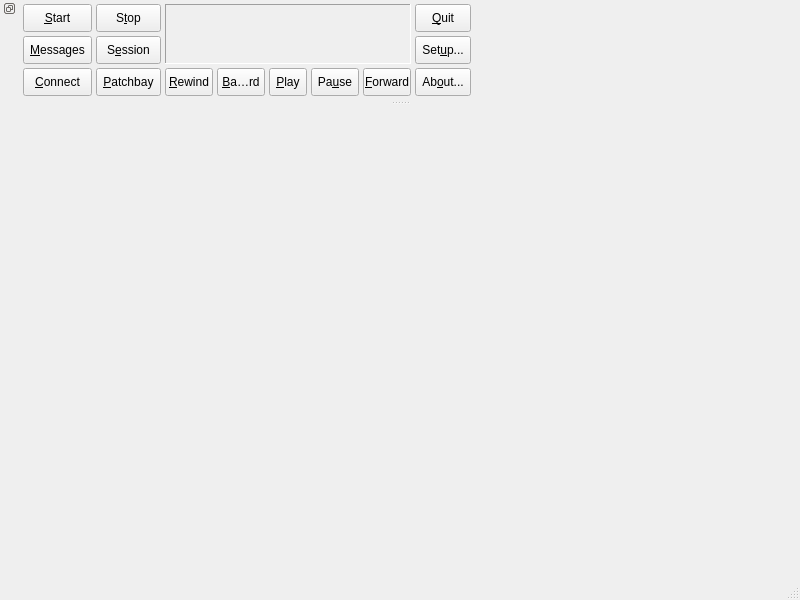
<?xml version="1.0" encoding="UTF-8"?>
<ui version="4.0">
 <class>qjackctlMainForm</class>
 <widget class="QMainWindow" name="qjackctlMainForm">
  <property name="geometry">
   <rect>
    <x>0</x>
    <y>0</y>
    <width>800</width>
    <height>600</height>
   </rect>
  </property>
  <property name="windowTitle">
   <string>MainWindow</string>
  </property>
  <property name="dockNestingEnabled">
   <bool>true</bool>
  </property>
  <widget class="QWidget" name="centralwidget"/>
  <widget class="QStatusBar" name="statusbar"/>
  <widget class="QDockWidget" name="dockWidget_2">
   <property name="features">
    <set>QDockWidget::DockWidgetFloatable|QDockWidget::DockWidgetMovable|QDockWidget::DockWidgetVerticalTitleBar</set>
   </property>
   <property name="allowedAreas">
    <set>Qt::BottomDockWidgetArea|Qt::TopDockWidgetArea</set>
   </property>
   <attribute name="dockWidgetArea">
    <number>4</number>
   </attribute>
   <widget class="QWidget" name="dockWidgetContents_2">
    <layout class="QHBoxLayout" name="horizontalLayout">
     <property name="spacing">
      <number>0</number>
     </property>
     <property name="leftMargin">
      <number>0</number>
     </property>
     <property name="topMargin">
      <number>0</number>
     </property>
     <property name="rightMargin">
      <number>0</number>
     </property>
     <property name="bottomMargin">
      <number>0</number>
     </property>
     <item>
      <layout class="QGridLayout" name="gridLayout_2">
       <property name="leftMargin">
        <number>4</number>
       </property>
       <property name="topMargin">
        <number>4</number>
       </property>
       <property name="rightMargin">
        <number>4</number>
       </property>
       <property name="bottomMargin">
        <number>4</number>
       </property>
       <property name="spacing">
        <number>4</number>
       </property>
       <item row="0" column="0">
        <widget class="QToolButton" name="StartToolButton">
         <property name="minimumSize">
          <size>
           <width>28</width>
           <height>28</height>
          </size>
         </property>
         <property name="maximumSize">
          <size>
           <width>32767</width>
           <height>28</height>
          </size>
         </property>
         <property name="focusPolicy">
          <enum>Qt::TabFocus</enum>
         </property>
         <property name="toolTip">
          <string>Start the JACK server</string>
         </property>
         <property name="text">
          <string>&amp;Start</string>
         </property>
         <property name="icon">
          <iconset resource="qjackctl.qrc">
           <normaloff>:/images/start1.png</normaloff>:/images/start1.png</iconset>
         </property>
         <property name="checkable">
          <bool>false</bool>
         </property>
         <property name="toolButtonStyle">
          <enum>Qt::ToolButtonTextBesideIcon</enum>
         </property>
        </widget>
       </item>
       <item row="0" column="1">
        <widget class="QToolButton" name="StopToolButton">
         <property name="minimumSize">
          <size>
           <width>28</width>
           <height>28</height>
          </size>
         </property>
         <property name="maximumSize">
          <size>
           <width>32767</width>
           <height>28</height>
          </size>
         </property>
         <property name="focusPolicy">
          <enum>Qt::TabFocus</enum>
         </property>
         <property name="toolTip">
          <string>Stop the JACK server</string>
         </property>
         <property name="text">
          <string>S&amp;top</string>
         </property>
         <property name="icon">
          <iconset resource="qjackctl.qrc">
           <normaloff>:/images/stop1.png</normaloff>:/images/stop1.png</iconset>
         </property>
         <property name="toolButtonStyle">
          <enum>Qt::ToolButtonTextBesideIcon</enum>
         </property>
        </widget>
       </item>
       <item row="0" column="2" rowspan="2" colspan="5">
        <widget class="QFrame" name="StatusDisplayFrame">
         <property name="sizePolicy">
          <sizepolicy hsizetype="Expanding" vsizetype="Expanding">
           <horstretch>0</horstretch>
           <verstretch>0</verstretch>
          </sizepolicy>
         </property>
         <property name="maximumSize">
          <size>
           <width>260</width>
           <height>80</height>
          </size>
         </property>
         <property name="autoFillBackground">
          <bool>true</bool>
         </property>
         <property name="frameShape">
          <enum>QFrame::Panel</enum>
         </property>
         <property name="frameShadow">
          <enum>QFrame::Sunken</enum>
         </property>
         <layout class="QGridLayout">
          <property name="leftMargin">
           <number>2</number>
          </property>
          <property name="topMargin">
           <number>2</number>
          </property>
          <property name="rightMargin">
           <number>2</number>
          </property>
          <property name="bottomMargin">
           <number>2</number>
          </property>
          <property name="spacing">
           <number>0</number>
          </property>
          <item row="0" column="0" colspan="2">
           <widget class="QLabel" name="ServerStateTextLabel">
            <property name="minimumSize">
             <size>
              <width>50</width>
              <height>0</height>
             </size>
            </property>
            <property name="font">
             <font>
              <pointsize>8</pointsize>
             </font>
            </property>
            <property name="toolTip">
             <string>JACK server state</string>
            </property>
            <property name="alignment">
             <set>Qt::AlignLeading|Qt::AlignLeft|Qt::AlignVCenter</set>
            </property>
            <property name="wordWrap">
             <bool>false</bool>
            </property>
            <property name="indent">
             <number>2</number>
            </property>
           </widget>
          </item>
          <item row="0" column="2">
           <widget class="QLabel" name="ServerModeTextLabel">
            <property name="minimumSize">
             <size>
              <width>20</width>
              <height>0</height>
             </size>
            </property>
            <property name="font">
             <font>
              <pointsize>8</pointsize>
             </font>
            </property>
            <property name="toolTip">
             <string>JACK server mode</string>
            </property>
            <property name="alignment">
             <set>Qt::AlignCenter</set>
            </property>
            <property name="wordWrap">
             <bool>false</bool>
            </property>
           </widget>
          </item>
          <item row="0" column="3" colspan="2">
           <widget class="QLabel" name="DspLoadTextLabel">
            <property name="minimumSize">
             <size>
              <width>40</width>
              <height>0</height>
             </size>
            </property>
            <property name="font">
             <font>
              <pointsize>8</pointsize>
             </font>
            </property>
            <property name="toolTip">
             <string>DSP Load</string>
            </property>
            <property name="alignment">
             <set>Qt::AlignCenter</set>
            </property>
            <property name="wordWrap">
             <bool>false</bool>
            </property>
           </widget>
          </item>
          <item row="0" column="5">
           <widget class="QLabel" name="SampleRateTextLabel">
            <property name="minimumSize">
             <size>
              <width>50</width>
              <height>0</height>
             </size>
            </property>
            <property name="font">
             <font>
              <pointsize>8</pointsize>
             </font>
            </property>
            <property name="toolTip">
             <string>Sample rate</string>
            </property>
            <property name="alignment">
             <set>Qt::AlignRight|Qt::AlignTrailing|Qt::AlignVCenter</set>
            </property>
            <property name="wordWrap">
             <bool>false</bool>
            </property>
           </widget>
          </item>
          <item row="1" column="0">
           <widget class="QLabel" name="XrunCountTextLabel">
            <property name="minimumSize">
             <size>
              <width>30</width>
              <height>0</height>
             </size>
            </property>
            <property name="font">
             <font>
              <pointsize>8</pointsize>
             </font>
            </property>
            <property name="toolTip">
             <string>XRUN Count (notifications)</string>
            </property>
            <property name="alignment">
             <set>Qt::AlignLeading|Qt::AlignLeft|Qt::AlignVCenter</set>
            </property>
            <property name="wordWrap">
             <bool>false</bool>
            </property>
            <property name="indent">
             <number>2</number>
            </property>
           </widget>
          </item>
          <item row="1" column="1" colspan="5">
           <widget class="QLabel" name="TimeDisplayTextLabel">
            <property name="minimumSize">
             <size>
              <width>130</width>
              <height>0</height>
             </size>
            </property>
            <property name="font">
             <font>
              <pointsize>14</pointsize>
              <weight>75</weight>
              <bold>true</bold>
             </font>
            </property>
            <property name="toolTip">
             <string>Time display</string>
            </property>
            <property name="text">
             <string/>
            </property>
            <property name="alignment">
             <set>Qt::AlignRight|Qt::AlignTrailing|Qt::AlignVCenter</set>
            </property>
            <property name="wordWrap">
             <bool>false</bool>
            </property>
           </widget>
          </item>
          <item row="2" column="0" colspan="2">
           <widget class="QLabel" name="TransportStateTextLabel">
            <property name="minimumSize">
             <size>
              <width>50</width>
              <height>0</height>
             </size>
            </property>
            <property name="font">
             <font>
              <pointsize>8</pointsize>
             </font>
            </property>
            <property name="toolTip">
             <string>Transport state</string>
            </property>
            <property name="alignment">
             <set>Qt::AlignLeading|Qt::AlignLeft|Qt::AlignVCenter</set>
            </property>
            <property name="wordWrap">
             <bool>false</bool>
            </property>
            <property name="indent">
             <number>2</number>
            </property>
           </widget>
          </item>
          <item row="2" column="2" colspan="2">
           <widget class="QLabel" name="TransportBpmTextLabel">
            <property name="minimumSize">
             <size>
              <width>30</width>
              <height>0</height>
             </size>
            </property>
            <property name="font">
             <font>
              <pointsize>8</pointsize>
             </font>
            </property>
            <property name="toolTip">
             <string>Transport BPM</string>
            </property>
            <property name="alignment">
             <set>Qt::AlignCenter</set>
            </property>
            <property name="wordWrap">
             <bool>false</bool>
            </property>
           </widget>
          </item>
          <item row="2" column="4" colspan="2">
           <widget class="QLabel" name="TransportTimeTextLabel">
            <property name="minimumSize">
             <size>
              <width>80</width>
              <height>0</height>
             </size>
            </property>
            <property name="font">
             <font>
              <pointsize>8</pointsize>
              <weight>75</weight>
              <bold>true</bold>
             </font>
            </property>
            <property name="toolTip">
             <string>Transport time</string>
            </property>
            <property name="text">
             <string/>
            </property>
            <property name="alignment">
             <set>Qt::AlignRight|Qt::AlignTrailing|Qt::AlignVCenter</set>
            </property>
            <property name="wordWrap">
             <bool>false</bool>
            </property>
           </widget>
          </item>
         </layout>
        </widget>
       </item>
       <item row="0" column="7">
        <widget class="QToolButton" name="QuitToolButton">
         <property name="minimumSize">
          <size>
           <width>28</width>
           <height>28</height>
          </size>
         </property>
         <property name="maximumSize">
          <size>
           <width>32767</width>
           <height>28</height>
          </size>
         </property>
         <property name="focusPolicy">
          <enum>Qt::TabFocus</enum>
         </property>
         <property name="toolTip">
          <string>Quit processing and exit</string>
         </property>
         <property name="text">
          <string>&amp;Quit</string>
         </property>
         <property name="icon">
          <iconset resource="qjackctl.qrc">
           <normaloff>:/images/quit1.png</normaloff>:/images/quit1.png</iconset>
         </property>
         <property name="toolButtonStyle">
          <enum>Qt::ToolButtonTextBesideIcon</enum>
         </property>
        </widget>
       </item>
       <item row="1" column="0">
        <widget class="QToolButton" name="MessagesStatusToolButton">
         <property name="minimumSize">
          <size>
           <width>28</width>
           <height>28</height>
          </size>
         </property>
         <property name="maximumSize">
          <size>
           <width>32767</width>
           <height>28</height>
          </size>
         </property>
         <property name="focusPolicy">
          <enum>Qt::TabFocus</enum>
         </property>
         <property name="toolTip">
          <string>Show/hide the messages log/status window</string>
         </property>
         <property name="text">
          <string>&amp;Messages</string>
         </property>
         <property name="icon">
          <iconset resource="qjackctl.qrc">
           <normaloff>:/images/messagesstatus1.png</normaloff>:/images/messagesstatus1.png</iconset>
         </property>
         <property name="checkable">
          <bool>true</bool>
         </property>
         <property name="toolButtonStyle">
          <enum>Qt::ToolButtonTextBesideIcon</enum>
         </property>
        </widget>
       </item>
       <item row="1" column="1">
        <widget class="QToolButton" name="SessionToolButton">
         <property name="minimumSize">
          <size>
           <width>28</width>
           <height>28</height>
          </size>
         </property>
         <property name="maximumSize">
          <size>
           <width>32767</width>
           <height>28</height>
          </size>
         </property>
         <property name="focusPolicy">
          <enum>Qt::TabFocus</enum>
         </property>
         <property name="toolTip">
          <string>Show/hide the session management window</string>
         </property>
         <property name="text">
          <string>S&amp;ession</string>
         </property>
         <property name="icon">
          <iconset resource="qjackctl.qrc">
           <normaloff>:/images/session1.png</normaloff>:/images/session1.png</iconset>
         </property>
         <property name="checkable">
          <bool>true</bool>
         </property>
         <property name="toolButtonStyle">
          <enum>Qt::ToolButtonTextBesideIcon</enum>
         </property>
        </widget>
       </item>
       <item row="1" column="7">
        <widget class="QToolButton" name="SetupToolButton">
         <property name="minimumSize">
          <size>
           <width>28</width>
           <height>28</height>
          </size>
         </property>
         <property name="maximumSize">
          <size>
           <width>32767</width>
           <height>28</height>
          </size>
         </property>
         <property name="focusPolicy">
          <enum>Qt::TabFocus</enum>
         </property>
         <property name="toolTip">
          <string>Show settings and options dialog</string>
         </property>
         <property name="text">
          <string>Set&amp;up...</string>
         </property>
         <property name="icon">
          <iconset resource="qjackctl.qrc">
           <normaloff>:/images/setup1.png</normaloff>:/images/setup1.png</iconset>
         </property>
         <property name="checkable">
          <bool>true</bool>
         </property>
         <property name="toolButtonStyle">
          <enum>Qt::ToolButtonTextBesideIcon</enum>
         </property>
        </widget>
       </item>
       <item row="2" column="0">
        <widget class="QToolButton" name="ConnectionsToolButton">
         <property name="minimumSize">
          <size>
           <width>28</width>
           <height>28</height>
          </size>
         </property>
         <property name="maximumSize">
          <size>
           <width>32767</width>
           <height>28</height>
          </size>
         </property>
         <property name="focusPolicy">
          <enum>Qt::TabFocus</enum>
         </property>
         <property name="toolTip">
          <string>Show/hide the actual connections patchbay window</string>
         </property>
         <property name="text">
          <string>&amp;Connect</string>
         </property>
         <property name="icon">
          <iconset resource="qjackctl.qrc">
           <normaloff>:/images/connections1.png</normaloff>:/images/connections1.png</iconset>
         </property>
         <property name="checkable">
          <bool>true</bool>
         </property>
         <property name="toolButtonStyle">
          <enum>Qt::ToolButtonTextBesideIcon</enum>
         </property>
        </widget>
       </item>
       <item row="2" column="1">
        <widget class="QToolButton" name="PatchbayToolButton">
         <property name="minimumSize">
          <size>
           <width>28</width>
           <height>28</height>
          </size>
         </property>
         <property name="maximumSize">
          <size>
           <width>32767</width>
           <height>28</height>
          </size>
         </property>
         <property name="focusPolicy">
          <enum>Qt::TabFocus</enum>
         </property>
         <property name="toolTip">
          <string>Show/hide the patchbay editor window</string>
         </property>
         <property name="text">
          <string>&amp;Patchbay</string>
         </property>
         <property name="icon">
          <iconset resource="qjackctl.qrc">
           <normaloff>:/images/patchbay1.png</normaloff>:/images/patchbay1.png</iconset>
         </property>
         <property name="checkable">
          <bool>true</bool>
         </property>
         <property name="toolButtonStyle">
          <enum>Qt::ToolButtonTextBesideIcon</enum>
         </property>
        </widget>
       </item>
       <item row="2" column="2">
        <widget class="QToolButton" name="RewindToolButton">
         <property name="minimumSize">
          <size>
           <width>28</width>
           <height>28</height>
          </size>
         </property>
         <property name="maximumSize">
          <size>
           <width>48</width>
           <height>28</height>
          </size>
         </property>
         <property name="focusPolicy">
          <enum>Qt::TabFocus</enum>
         </property>
         <property name="toolTip">
          <string>Rewind transport</string>
         </property>
         <property name="text">
          <string>&amp;Rewind</string>
         </property>
         <property name="icon">
          <iconset resource="qjackctl.qrc">
           <normaloff>:/images/rewind1.png</normaloff>:/images/rewind1.png</iconset>
         </property>
        </widget>
       </item>
       <item row="2" column="3">
        <widget class="QToolButton" name="BackwardToolButton">
         <property name="minimumSize">
          <size>
           <width>28</width>
           <height>28</height>
          </size>
         </property>
         <property name="maximumSize">
          <size>
           <width>48</width>
           <height>28</height>
          </size>
         </property>
         <property name="focusPolicy">
          <enum>Qt::TabFocus</enum>
         </property>
         <property name="toolTip">
          <string>Backward transport</string>
         </property>
         <property name="text">
          <string>&amp;Backward</string>
         </property>
         <property name="icon">
          <iconset resource="qjackctl.qrc">
           <normaloff>:/images/backward1.png</normaloff>:/images/backward1.png</iconset>
         </property>
         <property name="autoRepeat">
          <bool>true</bool>
         </property>
        </widget>
       </item>
       <item row="2" column="4">
        <widget class="QToolButton" name="PlayToolButton">
         <property name="minimumSize">
          <size>
           <width>28</width>
           <height>28</height>
          </size>
         </property>
         <property name="maximumSize">
          <size>
           <width>48</width>
           <height>28</height>
          </size>
         </property>
         <property name="focusPolicy">
          <enum>Qt::TabFocus</enum>
         </property>
         <property name="toolTip">
          <string>Start transport rolling</string>
         </property>
         <property name="text">
          <string>&amp;Play</string>
         </property>
         <property name="icon">
          <iconset resource="qjackctl.qrc">
           <normaloff>:/images/play1.png</normaloff>:/images/play1.png</iconset>
         </property>
         <property name="checkable">
          <bool>true</bool>
         </property>
        </widget>
       </item>
       <item row="2" column="5">
        <widget class="QToolButton" name="PauseToolButton">
         <property name="sizePolicy">
          <sizepolicy hsizetype="Minimum" vsizetype="Minimum">
           <horstretch>0</horstretch>
           <verstretch>0</verstretch>
          </sizepolicy>
         </property>
         <property name="minimumSize">
          <size>
           <width>28</width>
           <height>28</height>
          </size>
         </property>
         <property name="maximumSize">
          <size>
           <width>48</width>
           <height>28</height>
          </size>
         </property>
         <property name="focusPolicy">
          <enum>Qt::TabFocus</enum>
         </property>
         <property name="toolTip">
          <string>Stop transport rolling</string>
         </property>
         <property name="text">
          <string>Pa&amp;use</string>
         </property>
         <property name="icon">
          <iconset resource="qjackctl.qrc">
           <normaloff>:/images/pause1.png</normaloff>:/images/pause1.png</iconset>
         </property>
        </widget>
       </item>
       <item row="2" column="6">
        <widget class="QToolButton" name="ForwardToolButton">
         <property name="minimumSize">
          <size>
           <width>28</width>
           <height>28</height>
          </size>
         </property>
         <property name="maximumSize">
          <size>
           <width>48</width>
           <height>28</height>
          </size>
         </property>
         <property name="focusPolicy">
          <enum>Qt::TabFocus</enum>
         </property>
         <property name="toolTip">
          <string>Forward transport</string>
         </property>
         <property name="text">
          <string>&amp;Forward</string>
         </property>
         <property name="icon">
          <iconset resource="qjackctl.qrc">
           <normaloff>:/images/forward1.png</normaloff>:/images/forward1.png</iconset>
         </property>
         <property name="autoRepeat">
          <bool>true</bool>
         </property>
        </widget>
       </item>
       <item row="2" column="7">
        <widget class="QToolButton" name="AboutToolButton">
         <property name="minimumSize">
          <size>
           <width>28</width>
           <height>28</height>
          </size>
         </property>
         <property name="maximumSize">
          <size>
           <width>32767</width>
           <height>28</height>
          </size>
         </property>
         <property name="focusPolicy">
          <enum>Qt::TabFocus</enum>
         </property>
         <property name="toolTip">
          <string>Show information about this application</string>
         </property>
         <property name="text">
          <string>Ab&amp;out...</string>
         </property>
         <property name="icon">
          <iconset resource="qjackctl.qrc">
           <normaloff>:/images/about1.png</normaloff>:/images/about1.png</iconset>
         </property>
         <property name="toolButtonStyle">
          <enum>Qt::ToolButtonTextBesideIcon</enum>
         </property>
        </widget>
       </item>
      </layout>
     </item>
     <item>
      <spacer name="horizontalSpacer">
       <property name="orientation">
        <enum>Qt::Horizontal</enum>
       </property>
       <property name="sizeHint" stdset="0">
        <size>
         <width>40</width>
         <height>20</height>
        </size>
       </property>
      </spacer>
     </item>
    </layout>
   </widget>
  </widget>
  <widget class="QMenuBar" name="menubar">
   <property name="geometry">
    <rect>
     <x>0</x>
     <y>0</y>
     <width>800</width>
     <height>23</height>
    </rect>
   </property>
  </widget>
 </widget>
 <resources>
  <include location="qjackctl.qrc"/>
 </resources>
 <connections/>
</ui>
